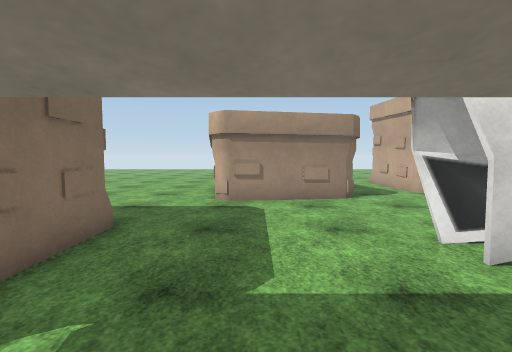
view 1 (above)

20 first-person views from a walk through a 3-D level made in the Unity game engine. The camera is 1.4 m above the floor, tilts 4° down and sees 85° across. The floor is counted in squares, 1 m on a side. Each view is taken from the middle of a square. On the plan, view 1 faces up. The plan holds only what a view shows up to about 14 squares ahead; the rest is blank. The place goes on beyond the plan. Surface patterns are stand-ins for the level's own textures.

view 2
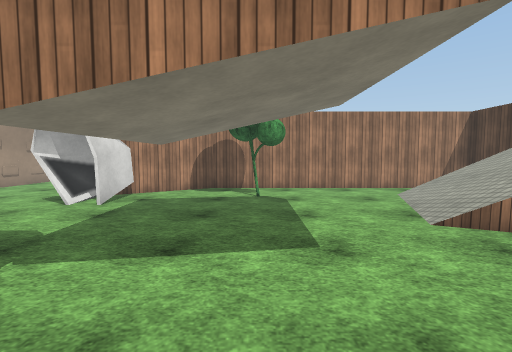

view 3
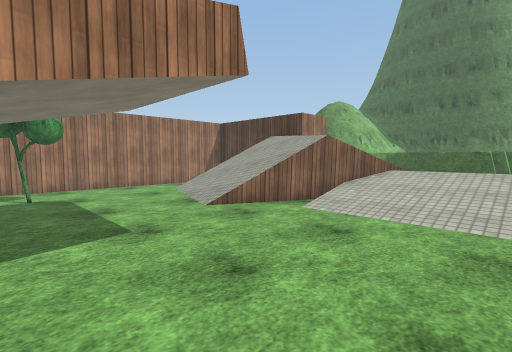

view 4
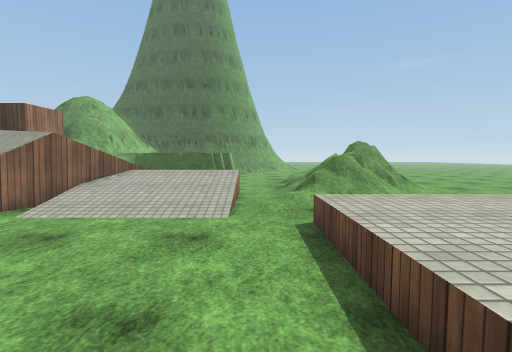

view 5
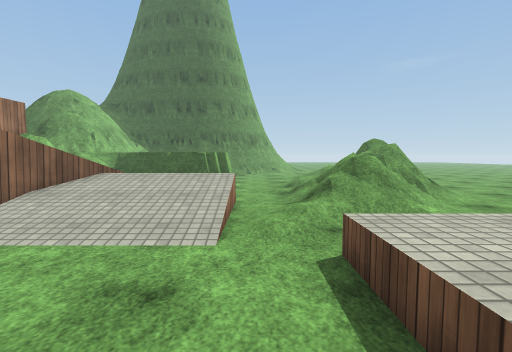

view 6
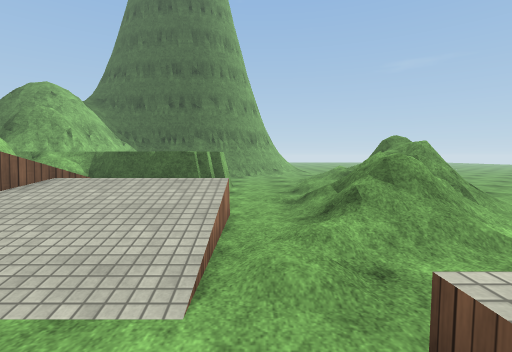

view 7
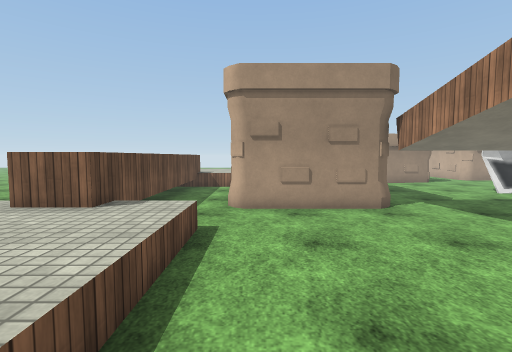

view 8
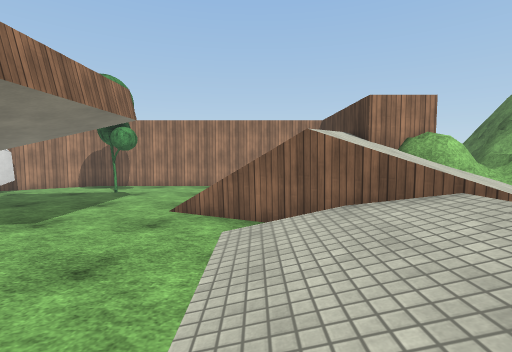

view 9
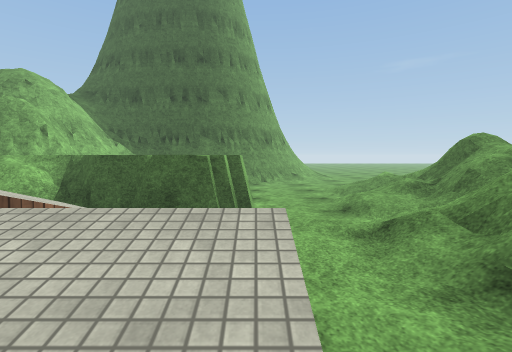

view 10
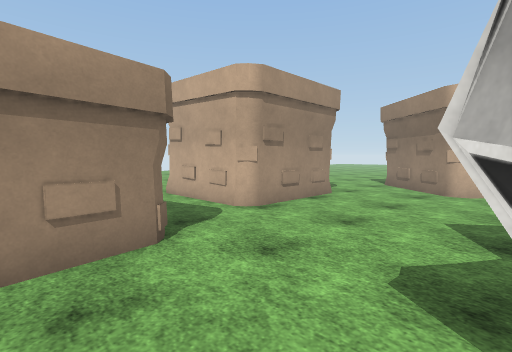

view 11
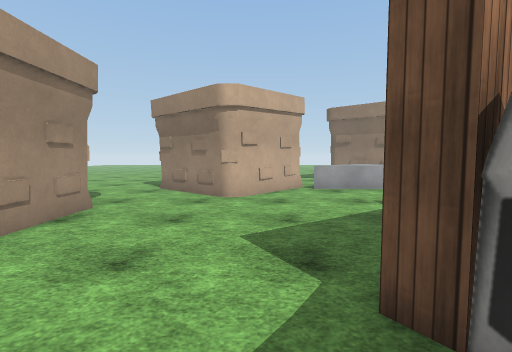

view 12
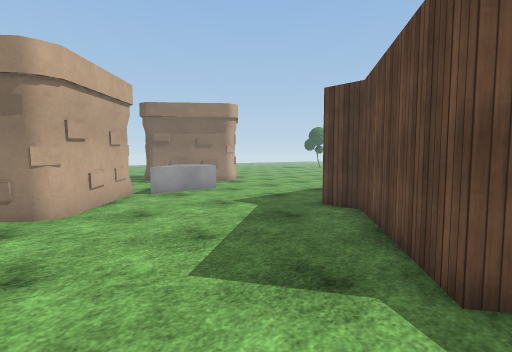

view 13
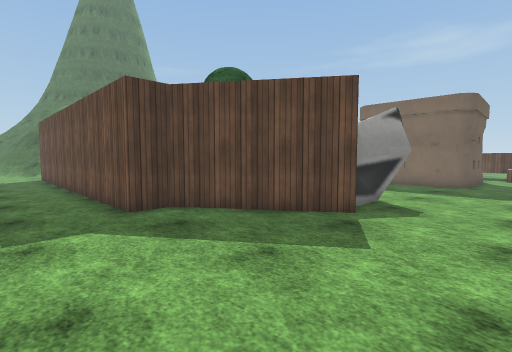

view 14
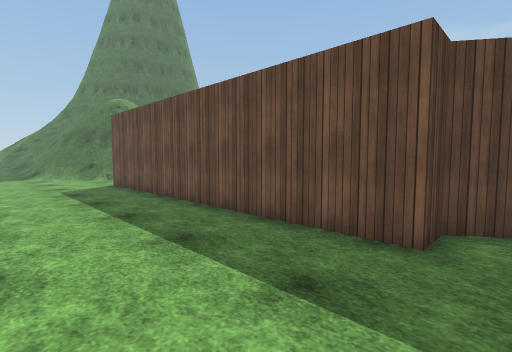

view 15
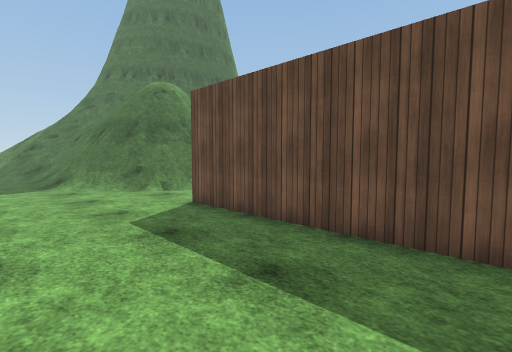

view 16
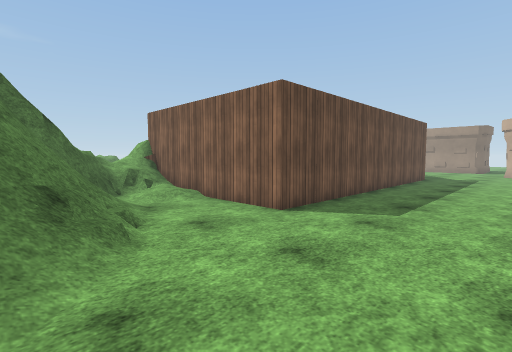

view 17
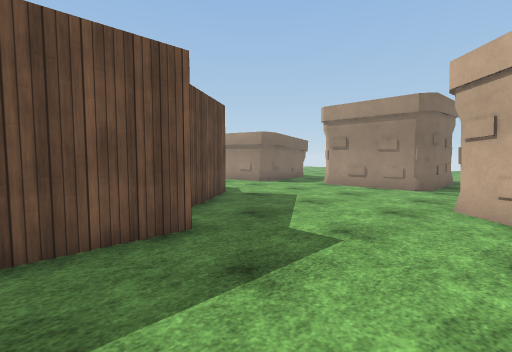

view 18
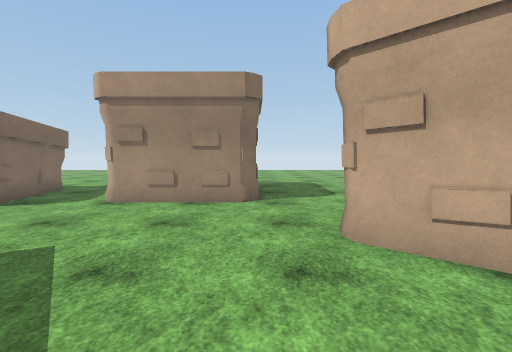

view 19
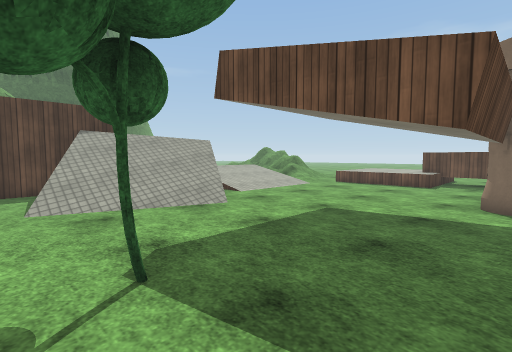

view 20
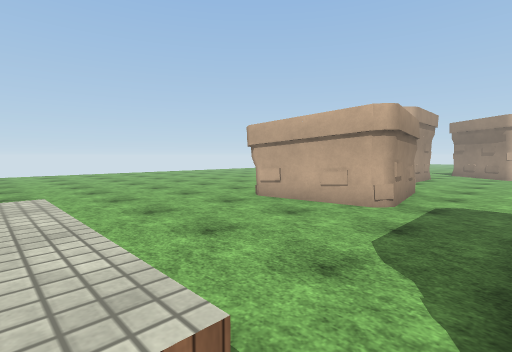

### Floor plan
Key: @ floor where view 1 was taken; # wall or solid block; x gap in a wall; . main floor; : floor 0.25 m higher than the main floor; + floor 0.75 m higher than the main floor; * floor 1.25 m higher than the main floor; % floor 1.5 m higher than the main floor; & floor 1.75 m higher than the main floor; / step, stairs or slope; = window, fence, low wall or low ledge; ^ raised ledge; v drop or lower ground; B building; T tree.
Columns run from 11 left of view 1 to 14 right of it. Each row starts with its distance up from view 1.
 19    ......
 18    .......
 17    ........
 16     ........ ..        ...
 15     ........ ... B    B...
 14     ......    B..B    B...
 13     .....B    B..B    #...
 12   ^......B    #..B    B...
 11   ^^.....B#   #..B####B...
 10   ^^......##  B...........
  9   ^^......B##BB..........B
  8   ^^....................B#
  7  ^^^....................B#
  6  ^.  BBBB...............B#
  5  ^.     B.....###........B
  4  ^.     #.....####........
  3  ^.     B........##.......
  2  ^.B    B==== ....#.......
  1  ^..BB#BB.........###.....
  0  ^.........@......###.....
 -1  ^^.............T.###.....
 -2 ^^^^..............###.....
 -3 ^^^^..............###.....
 -4 ^^^^..............###.....
 -5 ^^^^........//....###.....
 -6 ^^^/.......=////..###.....
 -7  ..///////#//////.###.....
 -8 /////////:#/////..###.....
 -9 ////.////=/////v..###.....
-10 x=+..++++=/////...###.....
-11  ///..  =///#^^#### #.....
-12  //...  =//=^########.....
-13 ///...   ///== ///........
-14 ///...#=#///**///.........
-15 ///...####==%%*=///.......
-16 ///..=#       &== =//.....
-17 ///..=       ===##===/...
-18 //....      =##=#####//...

Positions as (right, up) in squares from view 1, and headings:
1: (0, 0), facing up
2: (-5, -1), facing right
3: (-6, 0), facing down-right
4: (-7, 0), facing down
5: (-7, -2), facing down
6: (-7, -4), facing down
7: (-7, -7), facing up
8: (-7, -7), facing right
9: (-6, -7), facing down
10: (1, 5), facing up-right
11: (3, 6), facing right
12: (5, 8), facing down-right
13: (12, 8), facing down-left
14: (14, 2), facing down-left
15: (14, -5), facing down-left
16: (14, -18), facing up-left
17: (14, -2), facing up-left
18: (11, 2), facing up
19: (6, 2), facing down-left
20: (-9, 6), facing up-right
